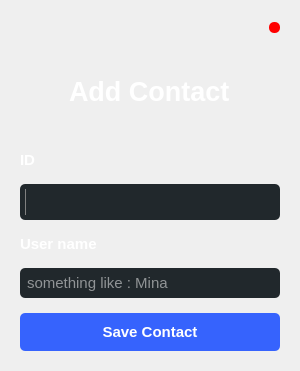
<?xml version="1.0" encoding="UTF-8"?>
<ui version="4.0">
 <class>AddContact</class>
 <widget class="QDialog" name="AddContact">
  <property name="geometry">
   <rect>
    <x>0</x>
    <y>0</y>
    <width>300</width>
    <height>371</height>
   </rect>
  </property>
  <property name="minimumSize">
   <size>
    <width>300</width>
    <height>371</height>
   </size>
  </property>
  <property name="maximumSize">
   <size>
    <width>300</width>
    <height>371</height>
   </size>
  </property>
  <property name="windowTitle">
   <string>Dialog</string>
  </property>
  <property name="styleSheet">
   <string notr="true">#AddContact {
	background-image: url(:/imgs/welcomePic.png);
}
</string>
  </property>
  <layout class="QVBoxLayout" name="verticalLayout">
   <property name="spacing">
    <number>0</number>
   </property>
   <item alignment="Qt::AlignTop">
    <widget class="QGroupBox" name="horizontalGroupBox_2">
     <property name="sizePolicy">
      <sizepolicy hsizetype="Preferred" vsizetype="Preferred">
       <horstretch>0</horstretch>
       <verstretch>0</verstretch>
      </sizepolicy>
     </property>
     <property name="minimumSize">
      <size>
       <width>0</width>
       <height>33</height>
      </size>
     </property>
     <property name="styleSheet">
      <string notr="true">border : none ;</string>
     </property>
     <layout class="QHBoxLayout" name="horizontalLayout_8">
      <property name="spacing">
       <number>9</number>
      </property>
      <item alignment="Qt::AlignRight">
       <widget class="QPushButton" name="pushButton_10">
        <property name="minimumSize">
         <size>
          <width>10</width>
          <height>10</height>
         </size>
        </property>
        <property name="maximumSize">
         <size>
          <width>11</width>
          <height>11</height>
         </size>
        </property>
        <property name="cursor">
         <cursorShape>PointingHandCursor</cursorShape>
        </property>
        <property name="styleSheet">
         <string notr="true">background : red; 
border-radius : 5px;</string>
        </property>
        <property name="text">
         <string/>
        </property>
       </widget>
      </item>
     </layout>
    </widget>
   </item>
   <item>
    <widget class="QWidget" name="widget" native="true">
     <layout class="QVBoxLayout" name="verticalLayout_9">
      <property name="spacing">
       <number>15</number>
      </property>
      <item>
       <widget class="QGroupBox" name="verticalGroupBox">
        <property name="styleSheet">
         <string notr="true">border:none;</string>
        </property>
        <layout class="QVBoxLayout" name="verticalLayout_7">
         <property name="spacing">
          <number>2</number>
         </property>
         <property name="topMargin">
          <number>0</number>
         </property>
         <item alignment="Qt::AlignHCenter">
          <widget class="QLabel" name="label_11">
           <property name="styleSheet">
            <string notr="true">color:white ; 
font-size : 27px; 
font-weight:bold ; 
padding-bottom:20px;
padding-top:10px;</string>
           </property>
           <property name="text">
            <string>Add Contact</string>
           </property>
          </widget>
         </item>
        </layout>
       </widget>
      </item>
      <item>
       <widget class="QLabel" name="label_13">
        <property name="styleSheet">
         <string notr="true">color:white ; 
font-size : 15px; 
font-weight:bold ; 
background:transparent;</string>
        </property>
        <property name="text">
         <string>ID</string>
        </property>
       </widget>
      </item>
      <item>
       <widget class="QGroupBox" name="horizontalGroupBox">
        <property name="styleSheet">
         <string notr="true">color:white;
font-size: 12px;
border-radius: 5px;
background-color:#21282c;
padding:5px;
</string>
        </property>
        <layout class="QHBoxLayout" name="horizontalLayout_7">
         <property name="leftMargin">
          <number>0</number>
         </property>
         <property name="topMargin">
          <number>0</number>
         </property>
         <property name="rightMargin">
          <number>0</number>
         </property>
         <property name="bottomMargin">
          <number>0</number>
         </property>
         <item>
          <widget class="QLineEdit" name="lineEdit_4">
           <property name="styleSheet">
            <string notr="true">color:white;
font-size: 12px;
border-radius:0px;
background-color:#21282c;
padding:5px;
border-left:1px solid grey;
</string>
           </property>
          </widget>
         </item>
        </layout>
       </widget>
      </item>
      <item>
       <widget class="QLabel" name="label_14">
        <property name="styleSheet">
         <string notr="true">color:white ; 
font-size : 15px; 
font-weight:bold ; 
background:transparent;</string>
        </property>
        <property name="text">
         <string>User name</string>
        </property>
       </widget>
      </item>
      <item>
       <widget class="QLineEdit" name="lineEdit_5">
        <property name="styleSheet">
         <string notr="true">color:white;
font-size: 15px;
border-radius: 5px;
background-color:#21282c;
padding:5px;
</string>
        </property>
        <property name="text">
         <string/>
        </property>
        <property name="placeholderText">
         <string>something like : Mina</string>
        </property>
       </widget>
      </item>
      <item>
       <widget class="QPushButton" name="pushButton_2">
        <property name="cursor">
         <cursorShape>PointingHandCursor</cursorShape>
        </property>
        <property name="styleSheet">
         <string notr="true">#pushButton_2 { 
background-color :#3663fd ;
font-weight : bold ;
border-radius : 5px;
padding:10px;
font-size : 15px; 
color:white; 
}

QPushButton#pushButton_2:hover {
    background-color: rgb(28, 129, 253);
zoom: 1.2
}

#pushButton_2:pressed{
border : 1px solid blue ; 

}</string>
        </property>
        <property name="text">
         <string>Save Contact</string>
        </property>
       </widget>
      </item>
     </layout>
    </widget>
   </item>
  </layout>
 </widget>
 <resources/>
 <connections/>
</ui>
